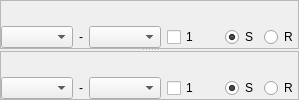
          <widget class="QWidget" name="page_data_data">
           <layout class="QVBoxLayout" name="verticalLayout_22">
            <property name="spacing">
             <number>0</number>
            </property>
            <property name="leftMargin">
             <number>0</number>
            </property>
            <property name="topMargin">
             <number>0</number>
            </property>
            <property name="rightMargin">
             <number>0</number>
            </property>
            <property name="bottomMargin">
             <number>0</number>
            </property>
            <item>
             <widget class="QSplitter" name="splitter_2">
              <property name="sizePolicy">
               <sizepolicy hsizetype="Preferred" vsizetype="Preferred">
                <horstretch>0</horstretch>
                <verstretch>0</verstretch>
               </sizepolicy>
              </property>
              <property name="orientation">
               <enum>Qt::Vertical</enum>
              </property>
              <property name="handleWidth">
               <number>2</number>
              </property>
              <widget class="QFrame" name="F1">
               <property name="frameShape">
                <enum>QFrame::StyledPanel</enum>
               </property>
               <layout class="QVBoxLayout" name="verticalLayout_6">
                <property name="spacing">
                 <number>0</number>
                </property>
                <property name="leftMargin">
                 <number>0</number>
                </property>
                <property name="topMargin">
                 <number>0</number>
                </property>
                <property name="rightMargin">
                 <number>0</number>
                </property>
                <property name="bottomMargin">
                 <number>0</number>
                </property>
                <item>
                 <layout class="QVBoxLayout" name="verticalLayout_5">
                  <property name="spacing">
                   <number>0</number>
                  </property>
                  <property name="bottomMargin">
                   <number>0</number>
                  </property>
                  <item>
                   <widget class="QFrame" name="frame_plt1">
                    <property name="sizePolicy">
                     <sizepolicy hsizetype="Preferred" vsizetype="Expanding">
                      <horstretch>0</horstretch>
                      <verstretch>0</verstretch>
                     </sizepolicy>
                    </property>
                    <property name="frameShape">
                     <enum>QFrame::NoFrame</enum>
                    </property>
                    <property name="frameShadow">
                     <enum>QFrame::Sunken</enum>
                    </property>
                   </widget>
                  </item>
                  <item>
                   <widget class="QFrame" name="frame_plt1set">
                    <property name="sizePolicy">
                     <sizepolicy hsizetype="Preferred" vsizetype="Fixed">
                      <horstretch>0</horstretch>
                      <verstretch>0</verstretch>
                     </sizepolicy>
                    </property>
                    <property name="frameShape">
                     <enum>QFrame::NoFrame</enum>
                    </property>
                    <property name="frameShadow">
                     <enum>QFrame::Raised</enum>
                    </property>
                    <layout class="QHBoxLayout" name="horizontalLayout_26">
                     <property name="spacing">
                      <number>6</number>
                     </property>
                     <property name="leftMargin">
                      <number>0</number>
                     </property>
                     <property name="topMargin">
                      <number>0</number>
                     </property>
                     <property name="rightMargin">
                      <number>0</number>
                     </property>
                     <property name="bottomMargin">
                      <number>0</number>
                     </property>
                     <item>
                      <widget class="QComboBox" name="comboBox_plt1_optsy">
                       <property name="sizePolicy">
                        <sizepolicy hsizetype="Preferred" vsizetype="Fixed">
                         <horstretch>0</horstretch>
                         <verstretch>0</verstretch>
                        </sizepolicy>
                       </property>
                       <property name="maxVisibleItems">
                        <number>15</number>
                       </property>
                       <property name="sizeAdjustPolicy">
                        <enum>QComboBox::AdjustToContents</enum>
                       </property>
                       <property name="iconSize">
                        <size>
                         <width>16</width>
                         <height>16</height>
                        </size>
                       </property>
                      </widget>
                     </item>
                     <item>
                      <widget class="QLabel" name="label_4">
                       <property name="text">
                        <string>-</string>
                       </property>
                      </widget>
                     </item>
                     <item>
                      <widget class="QComboBox" name="comboBox_plt1_optsx">
                       <property name="sizePolicy">
                        <sizepolicy hsizetype="Preferred" vsizetype="Fixed">
                         <horstretch>0</horstretch>
                         <verstretch>0</verstretch>
                        </sizepolicy>
                       </property>
                       <property name="maxVisibleItems">
                        <number>15</number>
                       </property>
                       <property name="sizeAdjustPolicy">
                        <enum>QComboBox::AdjustToContents</enum>
                       </property>
                       <property name="iconSize">
                        <size>
                         <width>16</width>
                         <height>16</height>
                        </size>
                       </property>
                      </widget>
                     </item>
                     <item>
                      <layout class="QHBoxLayout" name="horizontalLayout_plt1set_harm">
                       <property name="spacing">
                        <number>6</number>
                       </property>
                       <item>
                        <widget class="QCheckBox" name="checkBox_plt1_h1">
                         <property name="text">
                          <string>1</string>
                         </property>
                        </widget>
                       </item>
                      </layout>
                     </item>
                     <item>
                      <spacer name="horizontalSpacer_26">
                       <property name="orientation">
                        <enum>Qt::Horizontal</enum>
                       </property>
                       <property name="sizeType">
                        <enum>QSizePolicy::Maximum</enum>
                       </property>
                       <property name="sizeHint" stdset="0">
                        <size>
                         <width>20</width>
                         <height>20</height>
                        </size>
                       </property>
                      </spacer>
                     </item>
                     <item>
                      <widget class="QRadioButton" name="radioButton_plt1_samp">
                       <property name="text">
                        <string>S</string>
                       </property>
                       <property name="checked">
                        <bool>true</bool>
                       </property>
                      </widget>
                     </item>
                     <item>
                      <widget class="QRadioButton" name="radioButton_plt1_ref">
                       <property name="text">
                        <string>R</string>
                       </property>
                      </widget>
                     </item>
                     <item>
                      <spacer name="horizontalSpacer_27">
                       <property name="orientation">
                        <enum>Qt::Horizontal</enum>
                       </property>
                       <property name="sizeHint" stdset="0">
                        <size>
                         <width>0</width>
                         <height>0</height>
                        </size>
                       </property>
                      </spacer>
                     </item>
                    </layout>
                   </widget>
                  </item>
                 </layout>
                </item>
               </layout>
              </widget>
              <widget class="QFrame" name="F2">
               <property name="frameShape">
                <enum>QFrame::StyledPanel</enum>
               </property>
               <property name="frameShadow">
                <enum>QFrame::Sunken</enum>
               </property>
               <layout class="QVBoxLayout" name="verticalLayout_8">
                <property name="spacing">
                 <number>0</number>
                </property>
                <property name="leftMargin">
                 <number>0</number>
                </property>
                <property name="topMargin">
                 <number>0</number>
                </property>
                <property name="rightMargin">
                 <number>0</number>
                </property>
                <property name="bottomMargin">
                 <number>0</number>
                </property>
                <item>
                 <layout class="QVBoxLayout" name="verticalLayout_7">
                  <property name="spacing">
                   <number>0</number>
                  </property>
                  <property name="bottomMargin">
                   <number>0</number>
                  </property>
                  <item>
                   <widget class="QFrame" name="frame_plt2">
                    <property name="sizePolicy">
                     <sizepolicy hsizetype="Preferred" vsizetype="Expanding">
                      <horstretch>0</horstretch>
                      <verstretch>0</verstretch>
                     </sizepolicy>
                    </property>
                    <property name="frameShape">
                     <enum>QFrame::NoFrame</enum>
                    </property>
                    <property name="frameShadow">
                     <enum>QFrame::Sunken</enum>
                    </property>
                   </widget>
                  </item>
                  <item>
                   <widget class="QFrame" name="frame_plt2set">
                    <property name="sizePolicy">
                     <sizepolicy hsizetype="Preferred" vsizetype="Fixed">
                      <horstretch>0</horstretch>
                      <verstretch>0</verstretch>
                     </sizepolicy>
                    </property>
                    <property name="frameShape">
                     <enum>QFrame::NoFrame</enum>
                    </property>
                    <property name="frameShadow">
                     <enum>QFrame::Raised</enum>
                    </property>
                    <layout class="QHBoxLayout" name="horizontalLayout_3">
                     <property name="leftMargin">
                      <number>0</number>
                     </property>
                     <property name="topMargin">
                      <number>0</number>
                     </property>
                     <property name="rightMargin">
                      <number>0</number>
                     </property>
                     <property name="bottomMargin">
                      <number>0</number>
                     </property>
                     <item>
                      <widget class="QComboBox" name="comboBox_plt2_optsy">
                       <property name="sizePolicy">
                        <sizepolicy hsizetype="Preferred" vsizetype="Fixed">
                         <horstretch>0</horstretch>
                         <verstretch>0</verstretch>
                        </sizepolicy>
                       </property>
                       <property name="maxVisibleItems">
                        <number>15</number>
                       </property>
                       <property name="sizeAdjustPolicy">
                        <enum>QComboBox::AdjustToContents</enum>
                       </property>
                       <property name="iconSize">
                        <size>
                         <width>16</width>
                         <height>16</height>
                        </size>
                       </property>
                      </widget>
                     </item>
                     <item>
                      <widget class="QLabel" name="label_7">
                       <property name="text">
                        <string>-</string>
                       </property>
                      </widget>
                     </item>
                     <item>
                      <widget class="QComboBox" name="comboBox_plt2_optsx">
                       <property name="sizePolicy">
                        <sizepolicy hsizetype="Preferred" vsizetype="Fixed">
                         <horstretch>0</horstretch>
                         <verstretch>0</verstretch>
                        </sizepolicy>
                       </property>
                       <property name="maxVisibleItems">
                        <number>15</number>
                       </property>
                       <property name="sizeAdjustPolicy">
                        <enum>QComboBox::AdjustToContents</enum>
                       </property>
                       <property name="iconSize">
                        <size>
                         <width>16</width>
                         <height>16</height>
                        </size>
                       </property>
                      </widget>
                     </item>
                     <item>
                      <layout class="QHBoxLayout" name="horizontalLayout_plt2set_harm">
                       <item>
                        <widget class="QCheckBox" name="checkBox_plt2_h1">
                         <property name="text">
                          <string>1</string>
                         </property>
                        </widget>
                       </item>
                      </layout>
                     </item>
                     <item>
                      <spacer name="horizontalSpacer_10">
                       <property name="orientation">
                        <enum>Qt::Horizontal</enum>
                       </property>
                       <property name="sizeType">
                        <enum>QSizePolicy::Maximum</enum>
                       </property>
                       <property name="sizeHint" stdset="0">
                        <size>
                         <width>20</width>
                         <height>20</height>
                        </size>
                       </property>
                      </spacer>
                     </item>
                     <item>
                      <widget class="QRadioButton" name="radioButton_plt2_samp">
                       <property name="text">
                        <string>S</string>
                       </property>
                       <property name="checked">
                        <bool>true</bool>
                       </property>
                      </widget>
                     </item>
                     <item>
                      <widget class="QRadioButton" name="radioButton_plt2_ref">
                       <property name="text">
                        <string>R</string>
                       </property>
                      </widget>
                     </item>
                     <item>
                      <spacer name="horizontalSpacer_8">
                       <property name="orientation">
                        <enum>Qt::Horizontal</enum>
                       </property>
                       <property name="sizeHint" stdset="0">
                        <size>
                         <width>0</width>
                         <height>0</height>
                        </size>
                       </property>
                      </spacer>
                     </item>
                    </layout>
                   </widget>
                  </item>
                 </layout>
                </item>
               </layout>
              </widget>
             </widget>
            </item>
           </layout>
          </widget>
